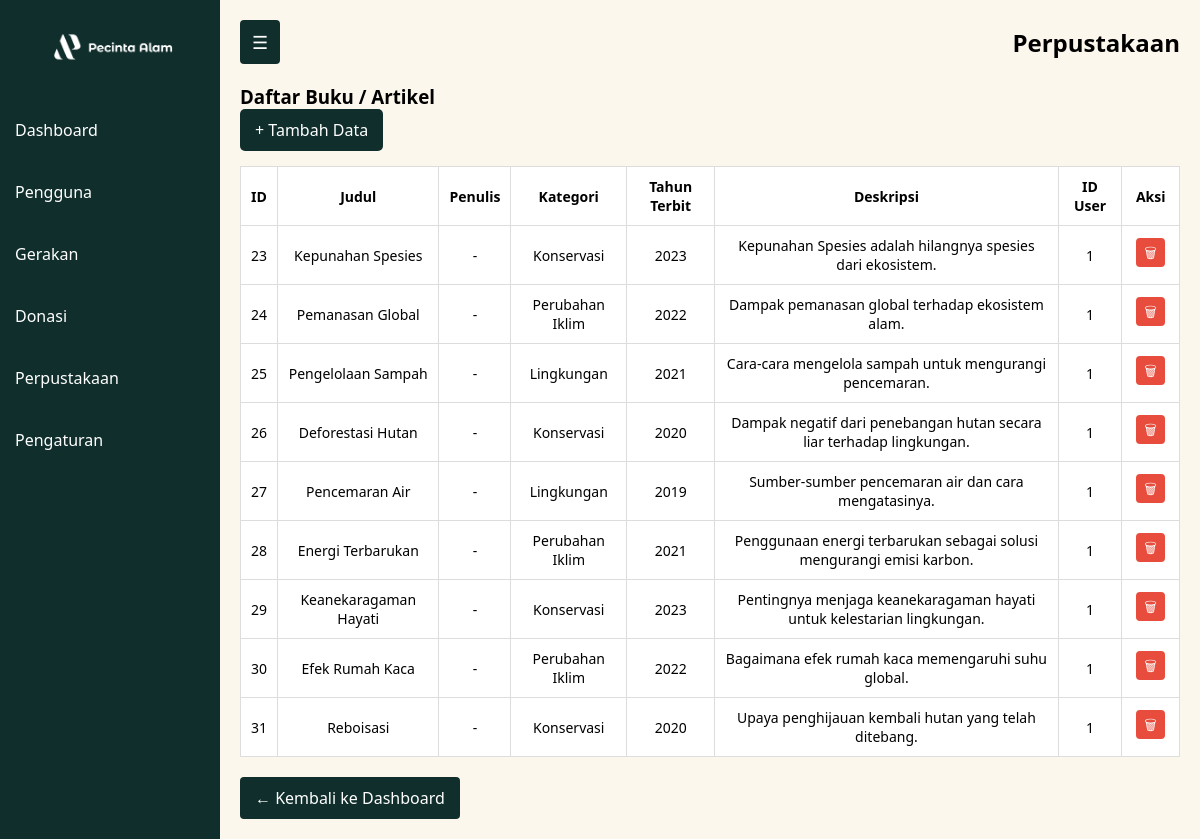
Page /dashboard/admin/perpustakaan.php (signed in) on the committed database.
### tables this page shows
CREATE TABLE `perpustakaan` (
  `id_perpustakaan` int(11) NOT NULL,
  `judul` varchar(200) NOT NULL,
  `penulis` varchar(100) NOT NULL,
  `kategori` varchar(50) DEFAULT NULL,
  `tahun_terbit` year(4) DEFAULT NULL,
  `deskripsi` text DEFAULT NULL,
  `id_user` int(11) NOT NULL
);

### dashboard/admin/perpustakaan.php (the view, shortened to what this page needs)
<?php
include '../../config/db.php';
$sql = "SELECT * FROM perpustakaan";
$result = $conn->query($sql);
?>
<!DOCTYPE html>
<html lang="id">
<head>
  <link rel="stylesheet" href="../../assets/css/pengguna.css">
</head>
<body>
  <div class="container">
    <aside id="sidebar">
      <div class="logo">
        <img width="80%" src="../../assets/images/logo1.png" alt="Logo Komunitas Pecinta Alam">
      </div>
      <ul class="menu">
        <li><a href="dashboard.php">Dashboard</a></li>
        <li><a href="pengguna.php" class="active">Pengguna</a></li>
        <li><a href="gerakan.php">Gerakan</a></li>
        <li><a href="donasi.php">Donasi</a></li>
        <li><a href="perpustakaan.php">Perpustakaan</a></li>
        <li><a href="pengaturan.php">Pengaturan</a></li>
      </ul>
    </aside>
    <main>
      <header>
        <button id="toggleBtn">☰</button>
        <h2>Perpustakaan</h2>
      </header>
      <section class="content">
        <h3>Daftar Buku / Artikel</h3>
        <a href="proses/tambah_perpustakaan.php" class="add-btn">+ Tambah Data</a>
        <table>
          <thead>
            <tr>
              <th>ID</th>
              <th>Judul</th>
              <th>Penulis</th>
              <th>Kategori</th>
              <th>Tahun Terbit</th>
              <th>Deskripsi</th>
              <th>ID User</th>
              <th>Aksi</th>
            </tr>
          </thead>
          <tbody>
            <?php while ($row = $result->fetch_assoc()): ?>
              <tr>
                <td><?= htmlspecialchars($row['id_perpustakaan']) ?></td>
                <td><?= htmlspecialchars($row['judul']) ?></td>
                <td><?= htmlspecialchars($row['penulis']) ?></td>
                <td><?= htmlspecialchars($row['kategori']) ?></td>
                <td><?= htmlspecialchars($row['tahun_terbit']) ?></td>
                <td><?= htmlspecialchars($row['deskripsi']) ?></td>
                <td><?= htmlspecialchars($row['id_user']) ?></td>
                <td>
                  <a href="proses/delete_perpustakaan.php?id_perpustakaan=<?= $row['id_perpustakaan'] ?>" class="delete-btn" onclick="return confirm('Yakin ingin menghapus data ini?')">🗑</a>
                </td>
              </tr>
            <?php endwhile; ?>
          </tbody>
        </table>
      </section>
      <a href="../../index.php" class="back-button">← Kembali ke Dashboard</a>
    </main>
  </div>
</body>
</html>

### assets/css/pengguna.css (style rules this page uses)
* { box-sizing: border-box; margin: 0; padding: 0; font-family: 'Segoe UI', sans-serif; }
body, html { height: 100%; background-color: #f4f4f4; }
.container { display: flex; height: 100vh; }
aside { width: 220px; background-color: rgb(15, 46, 44); color: white; transition: 0.3s ease; overflow: hidden; }
.logo { padding: 20px; font-size: 20px; font-weight: bold; text-align: center; }
.menu { list-style: none; padding: 0; }
.menu li a { cursor: pointer; text-decoration: none; color: white; display: block; padding: 20px 15px; }
main { flex: 1; padding: 20px; overflow-y: auto; background-color: #FCF7ED; }
header { display: flex; justify-content: space-between; align-items: center; }
#toggleBtn { background-color: rgb(15, 46, 44); color: white; border: none; padding: 10px 12px; font-size: 18px; cursor: pointer; border-radius: 4px; }
.content { margin-top: 20px; }
.add-btn { background-color: rgb(15, 46, 44); color: white; padding: 10px 15px; text-decoration: none; border-radius: 5px; display: inline-block; margin-bottom: 15px; }
table { width: 100%; border-collapse: collapse; background-color: white; }
table th, table td { border: 1px solid #ddd; padding: 10px; text-align: center; font-size: 14px; }
.edit-btn, .delete-btn, .reset-btn { margin: 0 4px; padding: 5px 8px; text-decoration: none; border-radius: 4px; color: white; font-size: 14px; }
.delete-btn { background-color: #e74c3c; }
.back-button { margin-top: 20px; display: inline-block; background-color: rgb(15, 46, 44); color: white; padding: 10px 15px; text-decoration: none; border-radius: 4px; transition: background 0.3s ease; }

### rows in the picture
perpustakaan: id_perpustakaan "23", judul "Kepunahan Spesies", penulis "-", kategori "Konservasi", tahun_terbit "2023", deskripsi "Kepunahan Spesies adalah hilangnya spesies dari ekosistem.", id_user "1"
perpustakaan: id_perpustakaan "24", judul "Pemanasan Global", penulis "-", kategori "Perubahan Iklim", tahun_terbit "2022", deskripsi "Dampak pemanasan global terhadap ekosistem alam.", id_user "1"
perpustakaan: id_perpustakaan "25", judul "Pengelolaan Sampah", penulis "-", kategori "Lingkungan", tahun_terbit "2021", deskripsi "Cara-cara mengelola sampah untuk mengurangi pencemaran.", id_user "1"
perpustakaan: id_perpustakaan "26", judul "Deforestasi Hutan", penulis "-", kategori "Konservasi", tahun_terbit "2020", deskripsi "Dampak negatif dari penebangan hutan secara liar terhadap lingkungan.", id_user "1"
perpustakaan: id_perpustakaan "27", judul "Pencemaran Air", penulis "-", kategori "Lingkungan", tahun_terbit "2019", deskripsi "Sumber-sumber pencemaran air dan cara mengatasinya.", id_user "1"
perpustakaan: id_perpustakaan "28", judul "Energi Terbarukan", penulis "-", kategori "Perubahan Iklim", tahun_terbit "2021", deskripsi "Penggunaan energi terbarukan sebagai solusi mengurangi emisi karbon.", id_user "1"
perpustakaan: id_perpustakaan "29", judul "Keanekaragaman Hayati", penulis "-", kategori "Konservasi", tahun_terbit "2023", deskripsi "Pentingnya menjaga keanekaragaman hayati untuk kelestarian lingkungan.", id_user "1"
perpustakaan: id_perpustakaan "30", judul "Efek Rumah Kaca", penulis "-", kategori "Perubahan Iklim", tahun_terbit "2022", deskripsi "Bagaimana efek rumah kaca memengaruhi suhu global.", id_user "1"
perpustakaan: id_perpustakaan "31", judul "Reboisasi", penulis "-", kategori "Konservasi", tahun_terbit "2020", deskripsi "Upaya penghijauan kembali hutan yang telah ditebang.", id_user "1"
